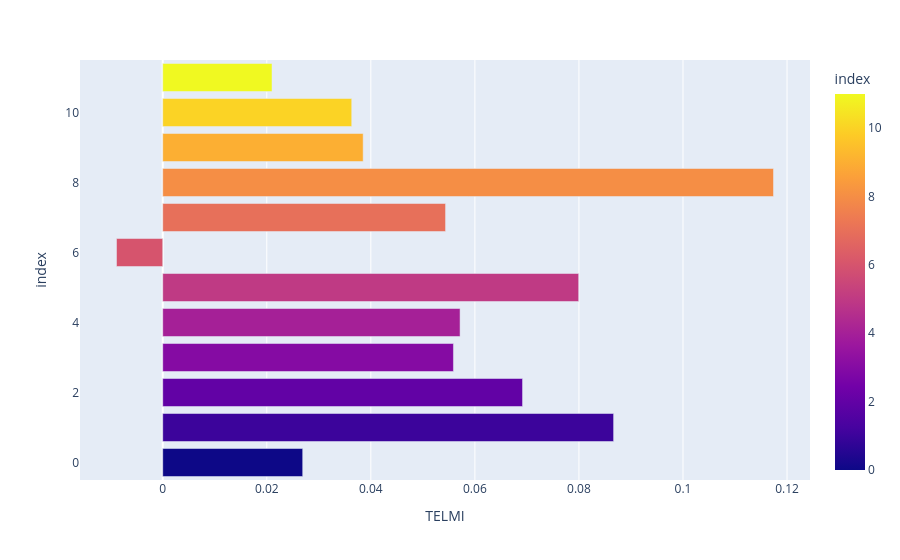

Notebook code for this chart:
### Code cell
Coeff_df = pd.DataFrame()

Coeff_df['TELMI'] = coeff

fig = px.bar(Coeff_df, x=Coeff_df['TELMI'], y= Coeff_df.index, orientation='h', color=Coeff_df.index)
fig.show()

### Figure 1 — Plotly figure (JSON) as saved in the notebook; plotly's stock layout.template omitted (floating-point values rounded to 4 significant figures)
{"data": [{"hovertemplate": "TELMI=%{x}<br>index=%{marker.color}<extra></extra>", "legendgroup": "", "marker": {"color": [0, 1, 2, 3, 4, 5, 6, 7, 8, 9, 10, 11], "coloraxis": "coloraxis", "pattern": {"shape": ""}}, "name": "", "orientation": "h", "showlegend": false, "textposition": "auto", "type": "bar", "x": [0.0269, 0.08666, 0.06916, 0.05588, 0.05715, 0.07995, -0.008886, 0.05436, 0.1174, 0.03853, 0.03633, 0.021], "xaxis": "x", "y": [0, 1, 2, 3, 4, 5, 6, 7, 8, 9, 10, 11], "yaxis": "y"}], "layout": {"barmode": "relative", "coloraxis": {"colorbar": {"title": {"text": "index"}}, "colorscale": [[0, "#0d0887"], [0.1111, "#46039f"], [0.2222, "#7201a8"], [0.3333, "#9c179e"], [0.4444, "#bd3786"], [0.5556, "#d8576b"], [0.6667, "#ed7953"], [0.7778, "#fb9f3a"], [0.8889, "#fdca26"], [1, "#f0f921"]]}, "legend": {"tracegroupgap": 0}, "margin": {"t": 60}, "xaxis": {"anchor": "y", "domain": [0, 1], "title": {"text": "TELMI"}}, "yaxis": {"anchor": "x", "domain": [0, 1], "title": {"text": "index"}}}}
